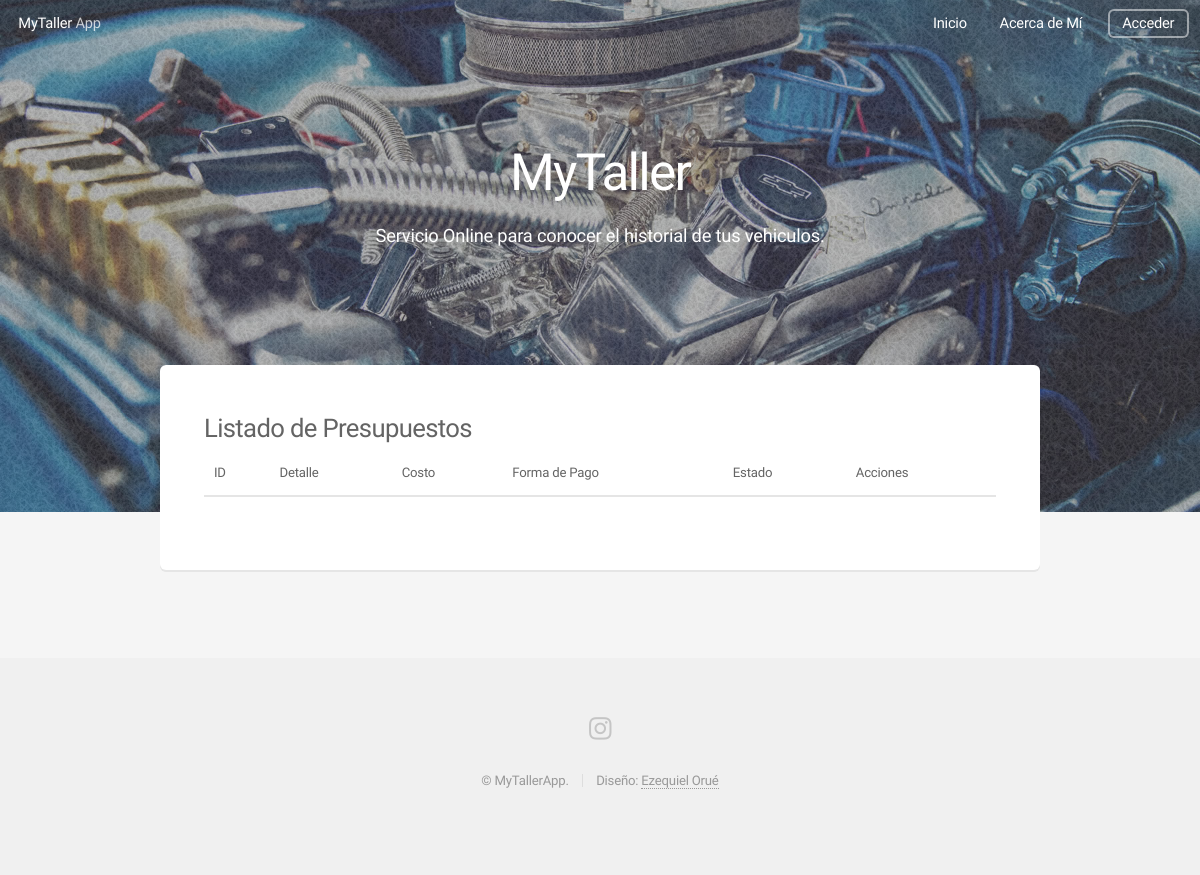
Page /presupuesto/listar on the earlier database version.
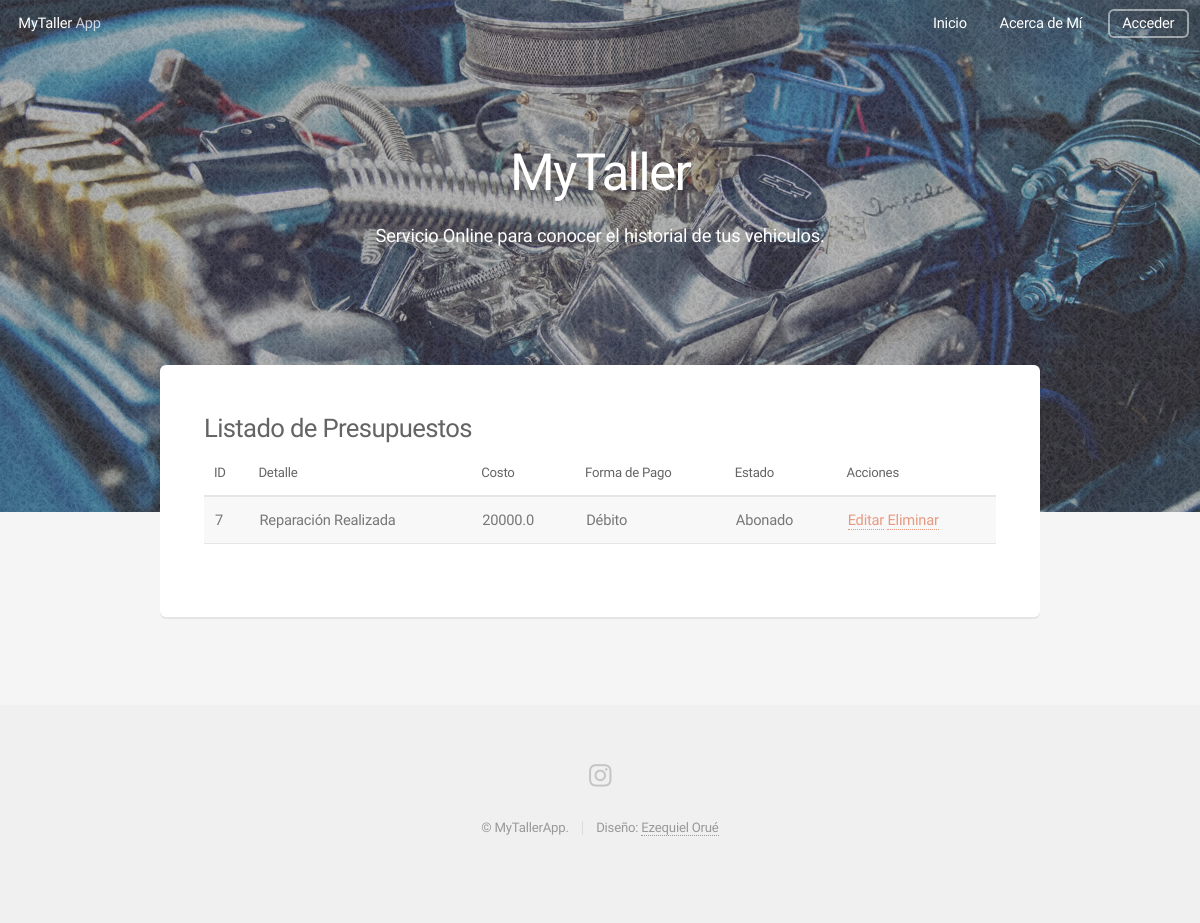
Same page on the later database version.
### MyTaller/models.py (models this page shows, shortened)
class Presupuesto(models.Model):
    ABONADO='1'
    IMPAGO='0'
    ESTADO = [
        (ABONADO, 'Abonado'),
        (IMPAGO, 'Impago'),
    ]
    DEBITO='0'
    CREDITO='1'
    TRANSFERENCIA='2'
    EFECTIVO='3'
    FPAGO = [
        (DEBITO, 'Débito'),
        (CREDITO, 'Crédito'),
        (TRANSFERENCIA, 'Transferencia'),
        (EFECTIVO, 'Efectivo'),
    ]
    detalle = models.CharField(max_length=255)
    costo = models.FloatField()
    fpago = models.CharField(
        max_length=2,
        choices=FPAGO,
        )
    estado = models.CharField(
        max_length=2,
        choices=ESTADO,
        )

### MyTaller/views/views_presupuestos.py (the view)
# urls.py: path('presupuesto/listar', PresupuestoList.as_view(), name='Presupuestos'),
class PresupuestoList(ListView):
    model = Presupuesto
    template_name = "Presupuesto/index.html"

### MyTaller/Templates/Presupuesto/index.html
{% extends "../Layout/base.html" %}
{% load static %}
{% block content %}
<div class="row">
    <div class="col-12">
            <section class="box">
                <h3>Listado de Presupuestos</h3>
                <div class="table-wrapper">
                    <table>
                        <thead>
                            <tr>
                                <th>ID</th>
                                <th>Detalle</th>
                                <th>Costo</th>
                                <th>Forma de Pago</th>
                                <th>Estado</th>
                                <th>Acciones</th>
                            </tr>
                        </thead>
                        <tbody>
                            {% for p in object_list %}
                                <tr>
                                    <td>{{p.id}}</td>
                                    <td>{{p.detalle}}</td>
                                    <td>{{p.costo}}</td>
                                    <td>
                                        {% if p.fpago == '0' %}
                                            Débito
                                        {% elif p.fpago == '1' %}
                                            Crédito
                                        {% elif p.fpago == '2' %}
                                            Transferencia
                                        {% elif p.fpago == '3' %}
                                            Efectivo
                                        {% endif %}
                                    </td>
                                    <td>{% if p.estado %} Abonado {% else %} Impago {% endif %}</td>
                                    <td><a href="{% url 'PresupuestoEdit' p.id %}">Editar</a> <a href="{% url 'PresupuestoDelete' p.id %}">Eliminar</a></td>
                                </tr>
                            {% endfor %}
                        </tbody>
                    </table>
                </div>
            </section>
    </div>
</div>
{% endblock %}

Differences in the rows shown:
added Presupuesto: id "7", detalle "Reparación Realizada", costo "20000.0", fpago "Débito", estado "Abonado"
